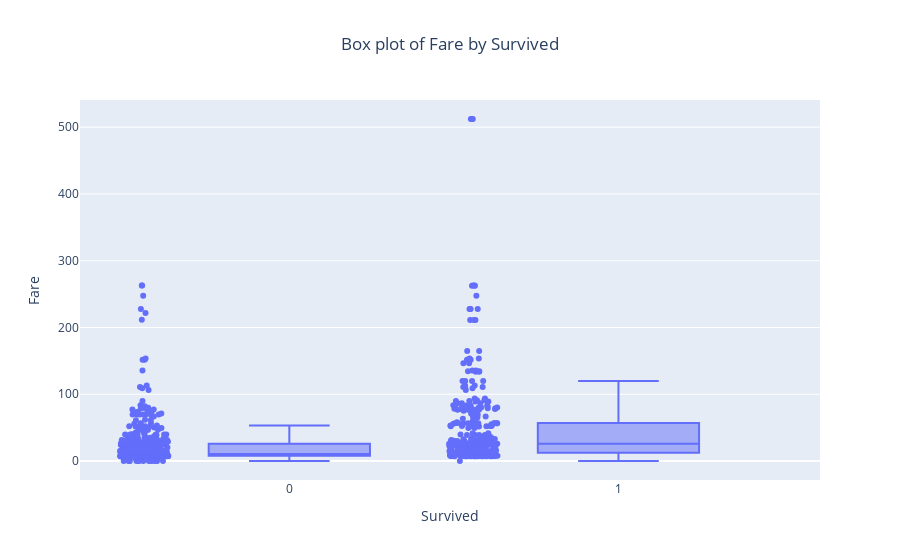

This figure's notebook cell:
### Code cell
# df_titanic = df_titanic[df_titanic['Fare'] < 500]
x_values = df_titanic['Survived']
y_values = df_titanic['Fare']

trace0 = go.Box(x=x_values, 
                y=y_values, 
                boxpoints='all',  # Show individual data points
                jitter=0.3,       # Add some jitter for better visibility
                pointpos=-1.8,    # Position of data points relative to the box
                name='Fare')

data = [trace0]

layout = go.Layout(title='Box plot of Fare by Survived',
                   title_x=0.5,
                   xaxis=dict(title='Survived'),
                   yaxis=dict(title='Fare'))

fig = go.Figure(data=data, layout=layout)
fig.show()

### Figure 1 — Plotly figure (JSON) as saved in the notebook; plotly's stock layout.template omitted (floating-point values rounded to 4 significant figures; data arrays with more than 128 entries replaced by an {"elided": "..."} marker saying what was removed)
{"data": [{"boxpoints": "all", "jitter": 0.3, "name": "Fare", "pointpos": -1.8, "type": "box", "x": {"elided": "891 int values"}, "y": {"elided": "891 float values"}}], "layout": {"title": {"text": "Box plot of Fare by Survived", "x": 0.5}, "xaxis": {"title": {"text": "Survived"}}, "yaxis": {"title": {"text": "Fare"}}}}
